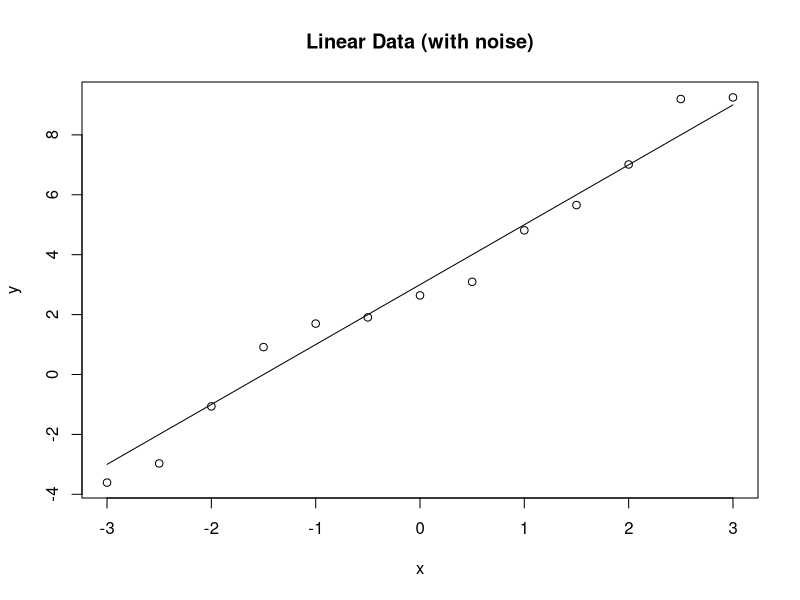

Recreate this plot in R.
# Generate random data fitting a linear equation y = 2x + 3 + N(0, 1)

xs <- seq(-3, 3, 0.5)
sigma <- 1
errors <- rnorm(length(xs), 0, sigma)
ys <- 2 * xs + 3 + errors
data <- data.frame(x=xs, y=ys)
write.csv(data, "linear_data.csv", row.names=F)

png(file="linear_data.png")
	plot(ys ~ xs, main="Linear Data (with noise)", xlab="x", ylab="y")
	curve(2*x+3, add=T)
dev.off()
